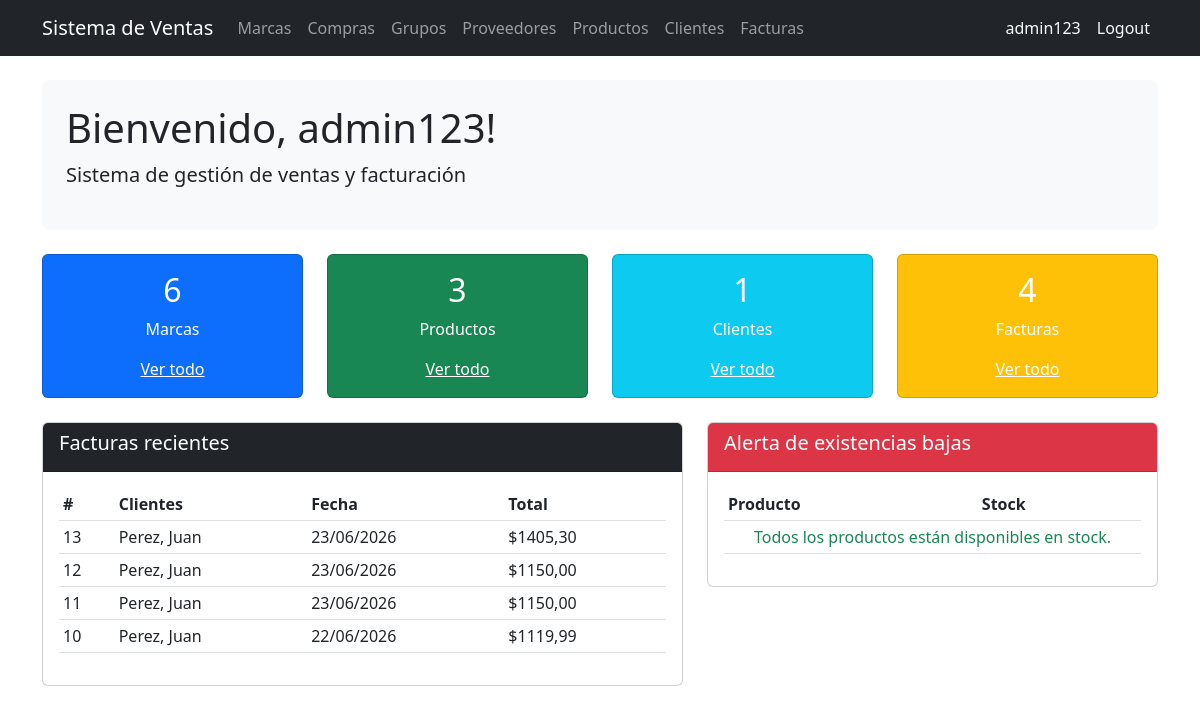
The app's page / (signed in) with its own data.
### billing/models.py (models this page shows, shortened)
class Invoice(models.Model):
    customer = models.ForeignKey(Customer, on_delete=models.PROTECT, related_name='invoices', verbose_name='Cliente')
    invoice_date = models.DateTimeField(auto_now_add=True, verbose_name='Datos de Factura')
    subtotal = models.DecimalField(max_digits=12, decimal_places=2, default=0)
    tax = models.DecimalField(max_digits=12, decimal_places=2, default=0, verbose_name='Impuesto')
    total = models.DecimalField(max_digits=12, decimal_places=2, default=0, verbose_name='Total')
    is_active = models.BooleanField(default=True)
    class Meta: ordering = ['-invoice_date']

class Customer(models.Model):
    dni = models.CharField(max_length=13, unique=True, verbose_name='DNI/RUC', validators=[validate_cedula_ec])
    first_name = models.CharField(max_length=100, verbose_name='Nombre')
    last_name = models.CharField(max_length=100, verbose_name='Apellido')
    email = models.EmailField(blank=True, null=True)
    phone = models.CharField(max_length=20, blank=True, null=True, verbose_name='Teléfono')
    address = models.TextField(blank=True, null=True, verbose_name='Dirección')
    is_active = models.BooleanField(default=True, verbose_name='Activo')
    created_at = models.DateTimeField(auto_now_add=True)
    updated_at = models.DateTimeField(auto_now=True)
    class Meta:
        ordering = ['last_name', 'first_name']
    def __str__(self): return f'{self.last_name}, {self.first_name}'

### billing/views.py (the view)
# urls.py: path('', views.home, name='home'),
@login_required
def home(request):
    context = {
        'total_brands': Brand.objects.count(),
        'total_products': Product.objects.count(),
        'total_customers': Customer.objects.count(),
        'total_invoices': Invoice.objects.count(),
        'recent_invoices': Invoice.objects.all()[:5],  # Últimas 5
        'low_stock': Product.objects.filter(stock__lte=5, is_active=True),
    }
    return render(request, 'billing/home.html', context)

### billing/templates/billing/home.html (shortened to what this page needs)
{% extends 'billing/base.html' %}
{% block content %}
<div class="p-4 mb-4 bg-light rounded-3">
  <h1>Bienvenido, {{ user.first_name|default:user.username }}!</h1>
  <p class="lead">Sistema de gestión de ventas y facturación </p>
</div>
<div class="row mb-4">
  <div class="col-md-3">
    <div class="card text-white bg-primary">
      <div class="card-body text-center">
        <h2>{{ total_brands }}</h2>
        <p>Marcas</p>
        <a href="{% url 'billing:brand_list' %}" class="text-white">Ver todo</a>
      </div>
    </div>
  </div>
  <div class="col-md-3">
    <div class="card text-white bg-success">
      <div class="card-body text-center">
        <h2>{{ total_products }}</h2>
        <p>Productos</p>
        <a href="{% url 'billing:product_list' %}" class="text-white">Ver todo</a>
      </div>
    </div>
  </div>
  <div class="col-md-3">
    <div class="card text-white bg-info">
      <div class="card-body text-center">
        <h2>{{ total_customers }}</h2>
        <p>Clientes</p>
        <a href="{% url 'billing:customer_list' %}" class="text-white">Ver todo</a>
      </div>
    </div>
  </div>
  <div class="col-md-3">
    <div class="card text-white bg-warning">
      <div class="card-body text-center">
        <h2>{{ total_invoices }}</h2>
        <p>Facturas</p>
        <a href="{% url 'billing:invoice_list' %}" class="text-white">Ver todo</a>
      </div>
    </div>
  </div>
</div>
<div class="row">
  <div class="col-md-7">
    <div class="card">
      <div class="card-header bg-dark text-white"><h5>Facturas recientes</h5></div>
      <div class="card-body">
        <table class="table table-sm">
          <thead><tr><th>#</th><th>Clientes</th><th>Fecha</th><th>Total</th></tr></thead>
          <tbody>
            {% for inv in recent_invoices %}
            <tr>
              <td>{{ inv.id }}</td>
              <td>{{ inv.customer }}</td>
              <td>{{ inv.invoice_date|date:"d/m/Y" }}</td>
              <td>${{ inv.total }}</td>
            </tr>
            {% empty %}
            <tr><td colspan="4" class="text-center">Aún no hay facturas</td></tr>
            {% endfor %}
          </tbody>
        </table>
      </div>
    </div>
  </div>
  <div class="col-md-5">
    <div class="card">
      <div class="card-header bg-danger text-white"><h5>Alerta de existencias bajas</h5></div>
      <div class="card-body">
        <table class="table table-sm">
          <thead><tr><th>Producto</th><th>Stock</th></tr></thead>
          <tbody>
            {% for p in low_stock %}
            <tr><td>{{ p.name }}</td><td><span class="badge bg-danger">{{ p.stock }}</span></td></tr>
            {% empty %}
            <tr><td colspan="2" class="text-center text-success">Todos los productos están disponibles en stock.</td></tr>
            {% endfor %}
          </tbody>
        </table>
      </div>
    </div>
  </div>
</div>
{% endblock %}

### billing/templates/billing/base.html (shortened to what this page needs)
<!DOCTYPE html>
<html lang="es">
<head>
  <link href="https://cdn.jsdelivr.net/npm/bootstrap@5.3.0/dist/css/bootstrap.min.css" rel="stylesheet">
  <link href="https://cdn.jsdelivr.net/npm/bootstrap-icons@1.11.3/font/bootstrap-icons.min.css" rel="stylesheet">
</head>
<body>
<nav class="navbar navbar-expand-lg navbar-dark bg-dark">
  <div class="container">
    <a class="navbar-brand" href="{% url 'billing:home' %}">Sistema de Ventas</a>
    <div class="collapse navbar-collapse" id="nav">
      <ul class="navbar-nav me-auto">
        {% if user.is_authenticated %}
        <li class="nav-item"><a class="nav-link" href="{% url 'billing:brand_list' %}">Marcas</a></li>
        <li class="nav-item"><a class="nav-link" href="{% url 'purchasing:purchase_list' %}">Compras</a></li>
        <li class="nav-item"><a class="nav-link" href="{% url 'billing:productgroup_list' %}">Grupos</a></li>
        <li class="nav-item"><a class="nav-link" href="{% url 'billing:supplier_list' %}">Proveedores</a></li>
        <li class="nav-item"><a class="nav-link" href="{% url 'billing:product_list' %}">Productos</a></li>
        <li class="nav-item"><a class="nav-link" href="{% url 'billing:customer_list' %}">Clientes</a></li>
        <li class="nav-item"><a class="nav-link" href="{% url 'billing:invoice_list' %}">Facturas</a></li>
        {% endif %}
      </ul>
      <ul class="navbar-nav">
        {% if user.is_authenticated %}
        <li class="nav-item">
          <span class="nav-link text-light">{{ user.username }}</span>
        </li>
        <li class="nav-item">
          <form method="post" action="{% url 'logout' %}" class="d-inline">
            <button type="submit" class="nav-link btn btn-link text-light"
                    style="text-decoration:none;">Logout</button>
          </form>
        </li>
        {% endif %}
      </ul>
    </div>
  </div>
</nav>
<div class="container mt-4">
  {% block content %}
  {% endblock %}
</div>
</body>
</html>

### records on screen
Invoice: id "13", customer "Perez, Juan", invoice_date "23/06/2026", total "1405,30"
Invoice: id "12", customer "Perez, Juan", invoice_date "23/06/2026", total "1150,00"
Invoice: id "11", customer "Perez, Juan", invoice_date "23/06/2026", total "1150,00"
Invoice: id "10", customer "Perez, Juan", invoice_date "22/06/2026", total "1119,99"

### other values on screen
{{ user.username }} "admin123"
{{ user.first_name|default:user.username }} "admin123"
{{ total_brands }} "6"
{{ total_products }} "3"
{{ total_customers }} "1"
{{ total_invoices }} "4"
